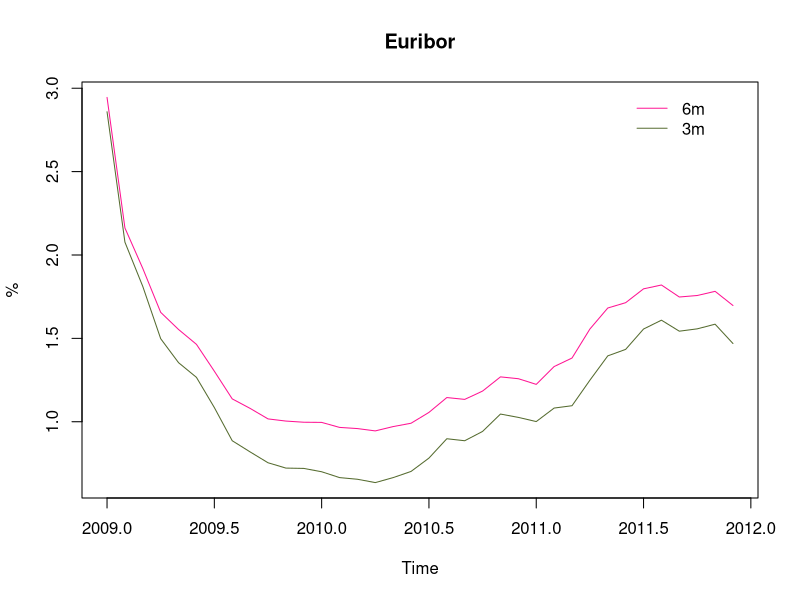
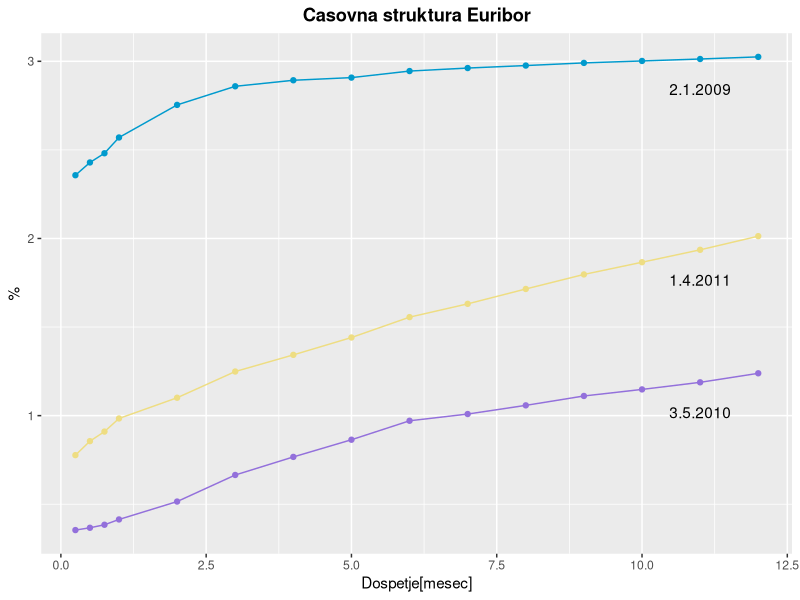
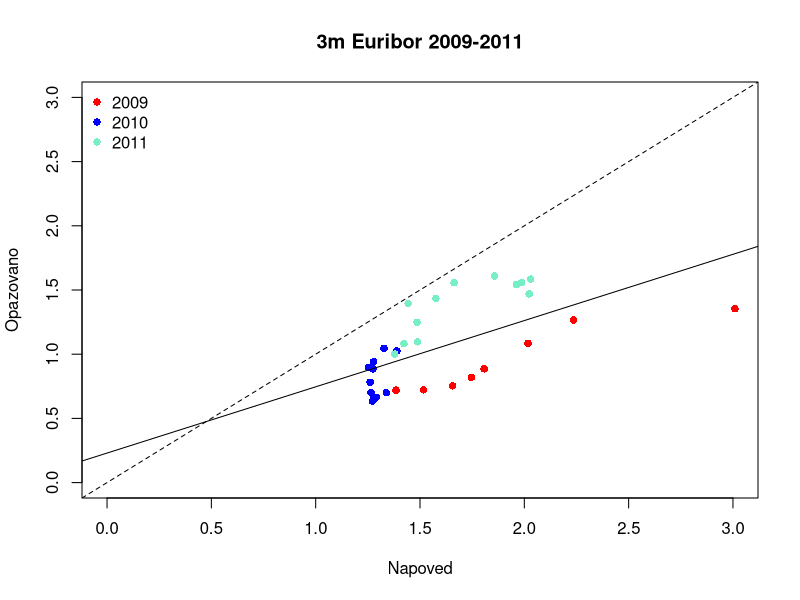
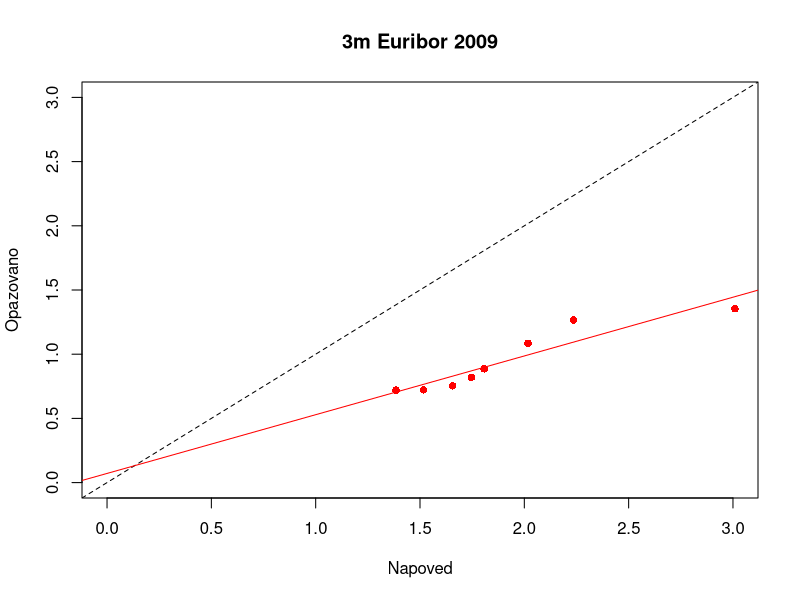
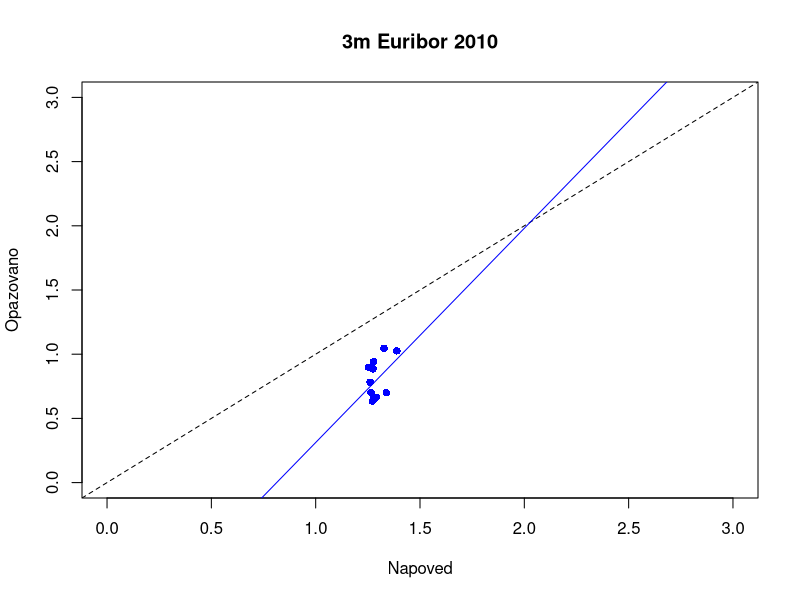
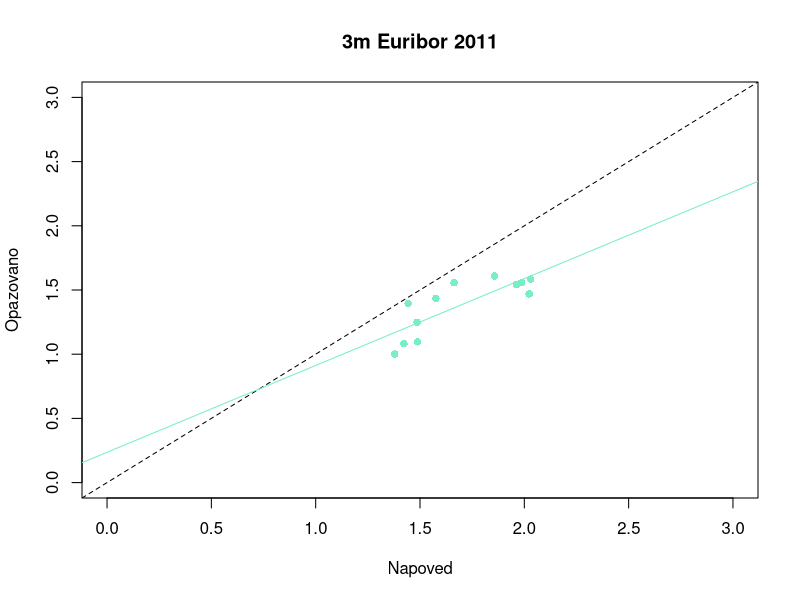

The R script that drew these images, in order:
library(dplyr)
library(ggplot2)
require(ggplot2)
require(reshape2)

#1. naloga

#uvozimo podatke za euribor za leto 2009
euribor_2009 <- read.csv2("euribor_2009.csv", header = TRUE) %>% .[(1:15),]
rownames(euribor_2009) <- euribor_2009$X
euribor_2009$X <- NULL
euribor_2009 <- t(euribor_2009)
print(euribor_2009)

#uvozimo podatke za euribor za leto 2010
euribor_2010 <- read.csv2("euribor_2010.csv", header = TRUE) %>% .[(1:15),]
rownames(euribor_2010) <- euribor_2010$X
euribor_2010$X <- NULL
euribor_2010 <- t(euribor_2010)
print(euribor_2010)

#uvozimo podatke za euribor za leto 2011
euribor_2011 <- read.csv2("euribor_2011.csv", header = TRUE) %>% .[(1:15),]
rownames(euribor_2011) <- euribor_2011$X
euribor_2011$X <- NULL
euribor_2011 <- t(euribor_2011)
print(euribor_2011)

#podatki za 3m in 6m
euribor_2009_3_6 <- euribor_2009[,c("3m","6m")]
euribor_2010_3_6 <- euribor_2010[,c("3m","6m")]
euribor_2011_3_6 <- euribor_2011[,c("3m","6m")]

euribor_3_6 <- rbind(euribor_2009_3_6,euribor_2010_3_6,euribor_2011_3_6, id = NULL)

#graf, ki prikazuje kako se spreminjata trimesečna in šestmesečna obrestna mera
casovna_vrsta_3 <- ts(data = euribor_3_6[,c("3m")], frequency = 12, start = c(2009,1)) 
casovna_vrsta_6 <- ts(data = euribor_3_6[,c("6m")], frequency = 12, start = c(2009,1)) 
graf_casovna_vrsta <- ts.plot(casovna_vrsta_3, casovna_vrsta_6, col = c("darkolivegreen","deeppink"),main = "Euribor", ylab = "%")
legend(2011.4,3 ,legend = c("6m", "3m"), col = c("deeppink","darkolivegreen"), lty = 1, box.lty = 0)

#2. naloga

#izberemo 3 datume: januar 2009, maj 2010 in april 2011
#podatki za izbrane datume za vse dospelosti 
januar_2009 <- euribor_2009[(1),]
maj_2010 <- euribor_2010[(5),]
april_2011 <- euribor_2011[(4),]

#graf, ki prikazuje časovno strukturo obrestnih mer na izbrane datume
df <- data.frame(dospetje = c(1/4,1/2,3/4,1:12),
                 januar_2009 = januar_2009,
                 maj_2010 = maj_2010,
                 april_2011 = april_2011)
df <- melt(df ,  id.vars = 'dospetje', variable.name = 'datum', value.name = "obrestna_mera")
theme_update(plot.title = element_text(hjust = 0.5, face = "bold"), legend.position="none")
ggplot(df, aes(dospetje,obrestna_mera)) + geom_point(aes(colour = datum)) + ggtitle("Casovna struktura Euribor") + 
  xlab("Dospetje[mesec]") + ylab("%") + scale_color_manual(values=c("deepskyblue3", "mediumpurple", "lightgoldenrod")) + 
  geom_line(aes(colour = datum)) + geom_text(data = df %>% filter(dospetje == 11), vjust =3, aes(label = c("2.1.2009","3.5.2010","1.4.2011")))+
  guides(fill=FALSE)

#oblike prikazanih krivulj
#za vsa tri leta velja, da na izbran datum obrestna mera narašča skupaj z dospetjem. na začetku krivulje, ko se dospetja
#razlikujejo v tednih raste hitreje, potem pa počasneje, za leto 2009 je tako na koncu skoraj že ravna
#najvišje obrestne mere lahko zasledimo v letu 2009, potem pa sledi velik padec v letu 2010 in ponovna rast v letu 2011
#sicer imajo vse krivulje dokaj podobno obliko, prav tako so vse v večini delov konkavne
#za leto 2009 za dospetja med 3 in 12 mesecev krivulja skoraj ravna, kar pomeni da so obrestne mere skoraj enake, to pa
#je signal za negotovost v ekonomiji
#tako za leto 2010 kot tudi 2011 imata krivulji normalno obliko, to pomeni da obrestna mera narašča z dospetjem (naklon
#krivulje je pozitiven). Pozitiven naklon odraža pričakovanja investitorjev o prihodnji rasti ekonomije, rast pa je pogosto povezana
#s pričakovanji višje inflacije. Višja inflacija pa pomeni, da bo centralna banka zaostrila monetarno politiko z višanjem
#kratkotrajnih obrestnih mer v prihodnosti z namenom upočasnitve ekonomske rasti. Prav tako pa ustvari potrebo po zavarovalni premiji 
#povezani z negotovostjo o prihodnji stopnji inflacije, ki ima vpliv na vrednost prihodnjih denarnih tokov. Investitorji zato zahtevajo
#višje obrestne mere za dospetja dlje v prihododnost. 

#3. naloga

#izračunamo terminske obrestne mere
tri = euribor_3_6[,c("3m")]
sest = euribor_3_6[,c("6m")]
#stolpec, ki prikazuje vse možne terminske obrestne mere 3x6
napoved = (((1 + 0.5*sest/100)/(1 + 0.25*tri/100) - 1)/0.25)*100
print(napoved)
napoved1 = napoved[1:32]
leto = c(1:36)

#dodamo stolpec napoved in leto
tabela_napoved <- cbind(euribor_3_6,napoved,leto, id = NULL)
tabela_napoved[,"napoved"] <- NA
tabela_napoved[5:36,"napoved"] <- napoved1
tabela_napoved[1:12,"leto"] <- 2009
tabela_napoved[13:24,"leto"] <- 2010
tabela_napoved[25:36,"leto"] <- 2011
#tabela, ki prikazuje datum, opazovano trenutno 3-mesečno obrestno mero in napoved
tabela_napoved1 <- tabela_napoved[,c("3m","6m","napoved")]
print(tabela_napoved1)

tabela_napoved_3m <- tabela_napoved[,c("3m","napoved","leto")]
colnames(tabela_napoved_3m)[1] <- "tri_m"
tabela_napoved_3m <- data.frame(tabela_napoved_3m)

#razsevni grafikon
tabela_napoved_3m$leto = as.factor(tabela_napoved_3m$leto)
barve = c("red", "blue", "aquamarine2")[tabela_napoved_3m$leto]
plot(tabela_napoved_3m$napoved, tabela_napoved_3m$tri_m,main = "3m Euribor 2009-2011", 
                      ylab = "Opazovano", xlab = "Napoved", pch = 16, col = barve, xlim=c(0,3), ylim=c(0,3))
abline(0,1, lty = 'dashed')
abline(lm(tabela_napoved_3m$tri_m ~ tabela_napoved_3m$napoved))
legend("topleft", c("2009", "2010", "2011"), col=c('red','blue', 'aquamarine2'), pch=c(16, 16, 16), bty = "n")
 

#grafikon za leto 2009
podatki_2009 <- tabela_napoved_3m %>% filter(leto == 2009)
plot(podatki_2009$napoved, podatki_2009$tri_m,main = "3m Euribor 2009", 
     ylab = "Opazovano", xlab = "Napoved", pch = 16, col = "red", xlim=c(0,3), ylim=c(0,3))
abline(0,1, lty = 'dashed')
abline(lm(podatki_2009$tri_m ~ podatki_2009$napoved),col = "red")

#grafikon za leto 2010
podatki_2010 <- tabela_napoved_3m %>% filter(leto == 2010)
plot(podatki_2010$napoved, podatki_2010$tri_m,main = "3m Euribor 2010", 
     ylab = "Opazovano", xlab = "Napoved", pch = 16, col = "blue", xlim=c(0,3), ylim=c(0,3))
abline(0,1, lty = 'dashed')
abline(lm(podatki_2010$tri_m ~ podatki_2010$napoved),col = "blue")


#grafikon za leto 2011
podatki_2011 <- tabela_napoved_3m %>% filter(leto == 2011)
plot(podatki_2011$napoved, podatki_2011$tri_m,main = "3m Euribor 2011", 
     ylab = "Opazovano", xlab = "Napoved", pch = 16, col = "aquamarine2", xlim=c(0,3), ylim=c(0,3))
abline(0,1, lty = 'dashed')
abline(lm(podatki_2011$tri_m ~ podatki_2011$napoved),col = "aquamarine2")

#hipoteza pričakovanj trga
#pod pogojem, da ta hipoteza velja bi točke grafa morale ležati na simetrali lihih kvadrantov, vendar pa večinoma ležijo pod
#simetralo. Torej hipoteze na podlagi empiričnih podatkov ne moremo potrditi. Hipotezo še najbolj potrjujejo podatki za leto 2011,
#ta regresijska premica se namreč še najbolje približa simetrali lihih kvadrantov. 
#Dejstvo, da točke ležijo pod simetralo pomeni, da so bile naše napovedi preveč optimistične, kar pa je razumljivo, saj je na
#začetku opazovanega obdobja moč opaziti strm padec obrestne mere

